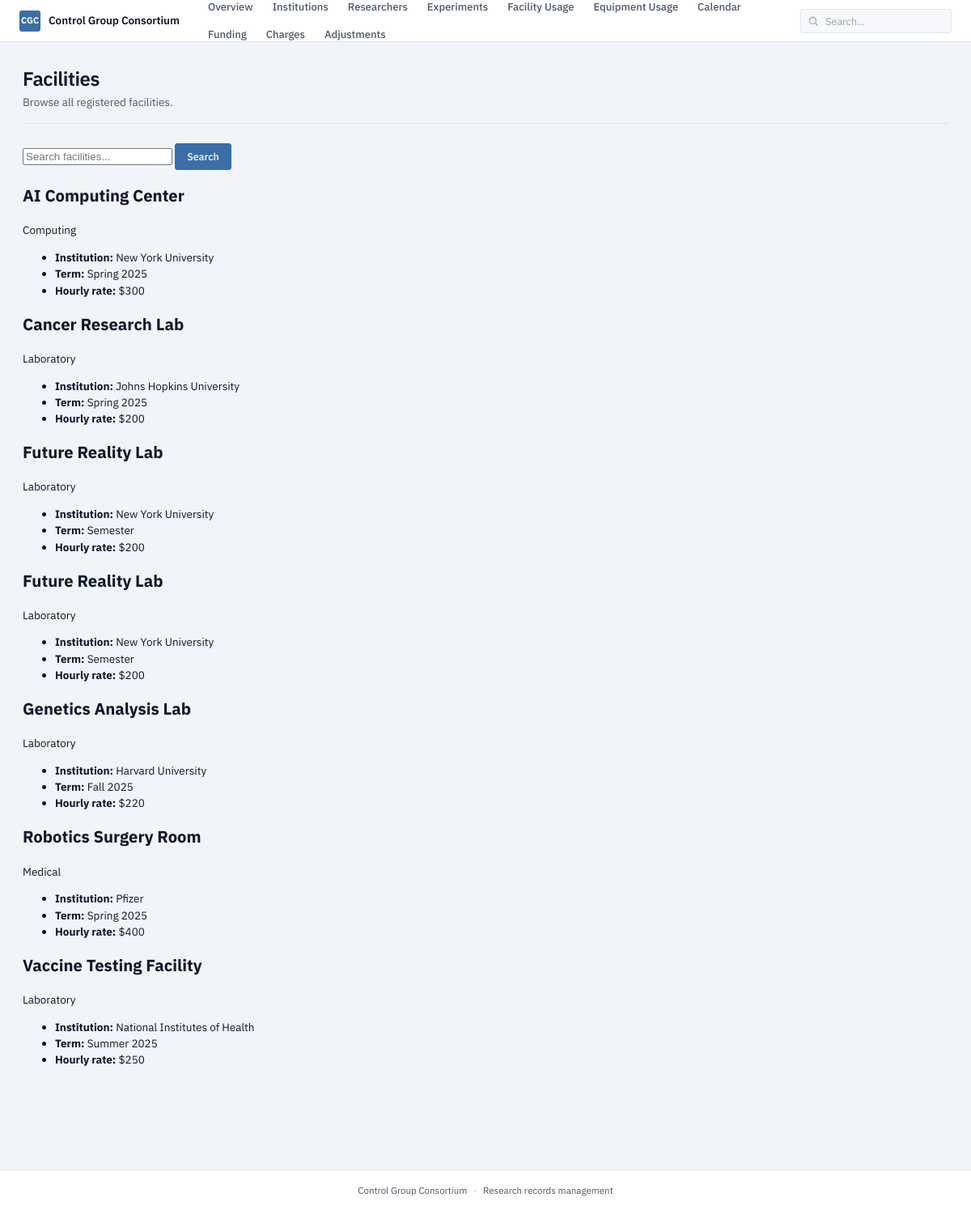
/facilities/list, run on the app's committed database.
### tables this page shows
CREATE TABLE facility (
    facilityId INTEGER PRIMARY KEY,
    institutionId INTEGER NOT NULL,
    facilityName TEXT NOT NULL,
    facilityType TEXT NOT NULL,
    term TEXT NOT NULL,
    hourlyRate INTEGER NOT NULL,
    FOREIGN KEY (institutionId) REFERENCES institution(institutionId)
);

CREATE TABLE institution (
    institutionId INTEGER PRIMARY KEY,
    institutionName TEXT NOT NULL,
    institutionType TEXT NOT NULL
);

### app.py (the view, shortened to what this page needs)
@app.route("/facilities/list")
def facilities_list():
    search = request.args.get("q", "").strip()
    sql = """
        SELECT
            f.facilityId,
            f.facilityName,
            f.facilityType,
            f.term,
            f.hourlyRate,
            i.institutionName
        FROM facility f

        JOIN institution i
            ON f.institutionId = i.institutionId

        WHERE 1=1
    """
    params = []
    sql += " ORDER BY f.facilityName"
    rows = query(sql, tuple(params))
    return render_template(
        "facilities_list.html",
        facilities=rows,
        search=search,
    )

### app.py (called while the page is built)
def get_db() -> sqlite3.Connection:
    if "db" not in g:
        g.db = sqlite3.connect(DATABASE)
        g.db.row_factory = sqlite3.Row
        g.db.execute("PRAGMA foreign_keys = ON")
    return g.db

def query(sql: str, params: tuple = ()) -> list:
    return get_db().execute(sql, params).fetchall()

### templates/facilities_list.html (shortened to what this page needs)
{% extends "base.html" %}
{% block content %}
<header class="page-head">
  <h1 class="page-title">
    Facilities
  </h1>
  <p class="page-sub">
    Browse all registered facilities.
  </p>
</header>
<form method="get" class="toolbar">
  <input
    type="search"
    name="q"
    value="{{ search }}"
    placeholder="Search facilities..."
  >
  <button type="submit" class="btn btn-primary">
    Search
  </button>
</form>
<div class="card-grid">
  {% for f in facilities %}
    <article class="card">
      <h2>{{ f.facilityName }}</h2>
      <p>
        {{ f.facilityType }}
      </p>
      <ul class="meta-list">
        <li>
          <strong>Institution:</strong>
          {{ f.institutionName }}
        </li>
        <li>
          <strong>Term:</strong>
          {{ f.term }}
        </li>
        <li>
          <strong>Hourly rate:</strong>
          ${{ f.hourlyRate }}
        </li>
      </ul>
    </article>
  {% else %}
    <p>No facilities found.</p>
  {% endfor %}
</div>
{% endblock %}

### static/main.css (style rules this page uses)
:root { --bg: #f1f4f8; --surface: #ffffff; --surface-alt: #f6f8fb; --surface-hover: #eef1f6; --border: #dde3ec; --border-strong: #c2cad6; --border-focus: #3b6ea8; --text: #0f172a; --text-muted: #4b5868; --text-dim: #94a0b0; --accent: #3b6ea8; --accent-hover: #2a5485; --accent-soft: #dde8f4; --accent-bg: rgba(59, 110, 168, 0.09); --success: #047857; --success-soft: #d1fae5; --danger: #b91c1c; --danger-soft: #fee2e2; --info: #0e7490; --info-soft: #cdebf3; --sans: "IBM Plex Sans", -apple-system, BlinkMacSystemFont, "Segoe UI", sans-serif; --mono: "IBM Plex Mono", "SF Mono", "Menlo", monospace; --radius: 4px; --radius-sm: 3px; }
* { box-sizing: border-box; }
html, body { margin: 0; padding: 0; }
body { font-family: var(--sans); font-size: 13.5px; line-height: 1.5; color: var(--text); background: var(--bg); -webkit-font-smoothing: antialiased; -moz-osx-font-smoothing: grayscale; font-feature-settings: "kern", "liga", "calt", "cv02", "cv03", "cv04"; }
.page-head { position: relative; padding-bottom: 16px; margin-bottom: 24px; border-bottom: 1px solid var(--border); }
.page-title { font-size: 24px; font-weight: 600; letter-spacing: -0.02em; line-height: 1.15; margin: 0 0 4px; color: var(--text); }
.page-sub { font-size: 13.5px; color: var(--text-muted); margin: 0; display: flex; gap: 8px; align-items: center; flex-wrap: wrap; }
.btn { font-family: var(--sans); font-size: 12.5px; font-weight: 500; letter-spacing: 0; padding: 7px 14px; border: 1px solid var(--border-strong); cursor: pointer; text-decoration: none; display: inline-flex; align-items: center; gap: 6px; transition: all 0.1s ease; border-radius: var(--radius-sm); background: var(--surface); color: var(--text); white-space: nowrap; line-height: 1.4; }
.btn-primary { background: var(--accent); color: #fff; border-color: var(--accent); }

### data on the page
facility: facilityName "AI Computing Center", facilityType "Computing", institutionName "New York University", term "Spring 2025", hourlyRate "300"
facility: facilityName "Cancer Research Lab", facilityType "Laboratory", institutionName "Johns Hopkins University", term "Spring 2025", hourlyRate "200"
facility: facilityName "Future Reality Lab", facilityType "Laboratory", institutionName "New York University", term "Semester", hourlyRate "200"
facility: facilityName "Future Reality Lab", facilityType "Laboratory", institutionName "New York University", term "Semester", hourlyRate "200"
facility: facilityName "Genetics Analysis Lab", facilityType "Laboratory", institutionName "Harvard University", term "Fall 2025", hourlyRate "220"
facility: facilityName "Robotics Surgery Room", facilityType "Medical", institutionName "Pfizer", term "Spring 2025", hourlyRate "400"
facility: facilityName "Vaccine Testing Facility", facilityType "Laboratory", institutionName "National Institutes of Health", term "Summer 2025", hourlyRate "250"
